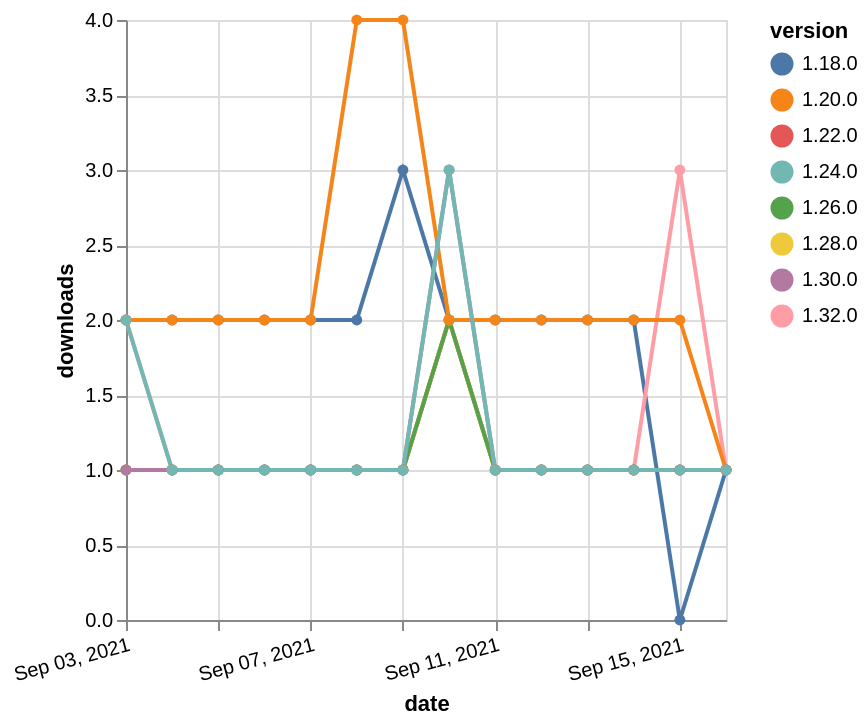

This figure's Vega-Lite source:
### Vega-Lite specification from a JSON file in a GitHub repository (floating-point values rounded to 4 significant figures)
{"$schema": "https://vega.github.io/schema/vega-lite/v5.json", "description": "A simple bar chart with embedded data.", "data": {"values": [{"date": "2021-09-03", "total": 2303, "delta": 2, "version": "1.18.0"}, {"date": "2021-09-04", "total": 2305, "delta": 2, "version": "1.18.0"}, {"date": "2021-09-05", "total": 2307, "delta": 2, "version": "1.18.0"}, {"date": "2021-09-06", "total": 2309, "delta": 2, "version": "1.18.0"}, {"date": "2021-09-07", "total": 2311, "delta": 2, "version": "1.18.0"}, {"date": "2021-09-08", "total": 2313, "delta": 2, "version": "1.18.0"}, {"date": "2021-09-09", "total": 2316, "delta": 3, "version": "1.18.0"}, {"date": "2021-09-10", "total": 2318, "delta": 2, "version": "1.18.0"}, {"date": "2021-09-11", "total": 2320, "delta": 2, "version": "1.18.0"}, {"date": "2021-09-12", "total": 2322, "delta": 2, "version": "1.18.0"}, {"date": "2021-09-13", "total": 2324, "delta": 2, "version": "1.18.0"}, {"date": "2021-09-14", "total": 2326, "delta": 2, "version": "1.18.0"}, {"date": "2021-09-15", "total": 2326, "delta": 0, "version": "1.18.0"}, {"date": "2021-09-16", "total": 2327, "delta": 1, "version": "1.18.0"}, {"date": "2021-09-03", "total": 115, "delta": 2, "version": "1.32.0"}, {"date": "2021-09-04", "total": 116, "delta": 1, "version": "1.32.0"}, {"date": "2021-09-05", "total": 117, "delta": 1, "version": "1.32.0"}, {"date": "2021-09-06", "total": 118, "delta": 1, "version": "1.32.0"}, {"date": "2021-09-07", "total": 119, "delta": 1, "version": "1.32.0"}, {"date": "2021-09-08", "total": 120, "delta": 1, "version": "1.32.0"}, {"date": "2021-09-09", "total": 121, "delta": 1, "version": "1.32.0"}, {"date": "2021-09-10", "total": 123, "delta": 2, "version": "1.32.0"}, {"date": "2021-09-11", "total": 124, "delta": 1, "version": "1.32.0"}, {"date": "2021-09-12", "total": 125, "delta": 1, "version": "1.32.0"}, {"date": "2021-09-13", "total": 126, "delta": 1, "version": "1.32.0"}, {"date": "2021-09-14", "total": 127, "delta": 1, "version": "1.32.0"}, {"date": "2021-09-15", "total": 130, "delta": 3, "version": "1.32.0"}, {"date": "2021-09-16", "total": 131, "delta": 1, "version": "1.32.0"}, {"date": "2021-09-03", "total": 234, "delta": 1, "version": "1.22.0"}, {"date": "2021-09-04", "total": 235, "delta": 1, "version": "1.22.0"}, {"date": "2021-09-05", "total": 236, "delta": 1, "version": "1.22.0"}, {"date": "2021-09-06", "total": 237, "delta": 1, "version": "1.22.0"}, {"date": "2021-09-07", "total": 238, "delta": 1, "version": "1.22.0"}, {"date": "2021-09-08", "total": 239, "delta": 1, "version": "1.22.0"}, {"date": "2021-09-09", "total": 240, "delta": 1, "version": "1.22.0"}, {"date": "2021-09-10", "total": 242, "delta": 2, "version": "1.22.0"}, {"date": "2021-09-11", "total": 243, "delta": 1, "version": "1.22.0"}, {"date": "2021-09-12", "total": 244, "delta": 1, "version": "1.22.0"}, {"date": "2021-09-13", "total": 245, "delta": 1, "version": "1.22.0"}, {"date": "2021-09-14", "total": 246, "delta": 1, "version": "1.22.0"}, {"date": "2021-09-15", "total": 247, "delta": 1, "version": "1.22.0"}, {"date": "2021-09-16", "total": 248, "delta": 1, "version": "1.22.0"}, {"date": "2021-09-03", "total": 155, "delta": 1, "version": "1.28.0"}, {"date": "2021-09-04", "total": 156, "delta": 1, "version": "1.28.0"}, {"date": "2021-09-05", "total": 157, "delta": 1, "version": "1.28.0"}, {"date": "2021-09-06", "total": 158, "delta": 1, "version": "1.28.0"}, {"date": "2021-09-07", "total": 159, "delta": 1, "version": "1.28.0"}, {"date": "2021-09-08", "total": 160, "delta": 1, "version": "1.28.0"}, {"date": "2021-09-09", "total": 161, "delta": 1, "version": "1.28.0"}, {"date": "2021-09-10", "total": 163, "delta": 2, "version": "1.28.0"}, {"date": "2021-09-11", "total": 164, "delta": 1, "version": "1.28.0"}, {"date": "2021-09-12", "total": 165, "delta": 1, "version": "1.28.0"}, {"date": "2021-09-13", "total": 166, "delta": 1, "version": "1.28.0"}, {"date": "2021-09-14", "total": 167, "delta": 1, "version": "1.28.0"}, {"date": "2021-09-15", "total": 168, "delta": 1, "version": "1.28.0"}, {"date": "2021-09-16", "total": 169, "delta": 1, "version": "1.28.0"}, {"date": "2021-09-03", "total": 178, "delta": 1, "version": "1.26.0"}, {"date": "2021-09-04", "total": 179, "delta": 1, "version": "1.26.0"}, {"date": "2021-09-05", "total": 180, "delta": 1, "version": "1.26.0"}, {"date": "2021-09-06", "total": 181, "delta": 1, "version": "1.26.0"}, {"date": "2021-09-07", "total": 182, "delta": 1, "version": "1.26.0"}, {"date": "2021-09-08", "total": 183, "delta": 1, "version": "1.26.0"}, {"date": "2021-09-09", "total": 184, "delta": 1, "version": "1.26.0"}, {"date": "2021-09-10", "total": 186, "delta": 2, "version": "1.26.0"}, {"date": "2021-09-11", "total": 187, "delta": 1, "version": "1.26.0"}, {"date": "2021-09-12", "total": 188, "delta": 1, "version": "1.26.0"}, {"date": "2021-09-13", "total": 189, "delta": 1, "version": "1.26.0"}, {"date": "2021-09-14", "total": 190, "delta": 1, "version": "1.26.0"}, {"date": "2021-09-15", "total": 191, "delta": 1, "version": "1.26.0"}, {"date": "2021-09-16", "total": 192, "delta": 1, "version": "1.26.0"}, {"date": "2021-09-03", "total": 2414, "delta": 2, "version": "1.20.0"}, {"date": "2021-09-04", "total": 2416, "delta": 2, "version": "1.20.0"}, {"date": "2021-09-05", "total": 2418, "delta": 2, "version": "1.20.0"}, {"date": "2021-09-06", "total": 2420, "delta": 2, "version": "1.20.0"}, {"date": "2021-09-07", "total": 2422, "delta": 2, "version": "1.20.0"}, {"date": "2021-09-08", "total": 2426, "delta": 4, "version": "1.20.0"}, {"date": "2021-09-09", "total": 2430, "delta": 4, "version": "1.20.0"}, {"date": "2021-09-10", "total": 2432, "delta": 2, "version": "1.20.0"}, {"date": "2021-09-11", "total": 2434, "delta": 2, "version": "1.20.0"}, {"date": "2021-09-12", "total": 2436, "delta": 2, "version": "1.20.0"}, {"date": "2021-09-13", "total": 2438, "delta": 2, "version": "1.20.0"}, {"date": "2021-09-14", "total": 2440, "delta": 2, "version": "1.20.0"}, {"date": "2021-09-15", "total": 2442, "delta": 2, "version": "1.20.0"}, {"date": "2021-09-16", "total": 2443, "delta": 1, "version": "1.20.0"}, {"date": "2021-09-03", "total": 172, "delta": 1, "version": "1.30.0"}, {"date": "2021-09-04", "total": 173, "delta": 1, "version": "1.30.0"}, {"date": "2021-09-05", "total": 174, "delta": 1, "version": "1.30.0"}, {"date": "2021-09-06", "total": 175, "delta": 1, "version": "1.30.0"}, {"date": "2021-09-07", "total": 176, "delta": 1, "version": "1.30.0"}, {"date": "2021-09-08", "total": 177, "delta": 1, "version": "1.30.0"}, {"date": "2021-09-09", "total": 178, "delta": 1, "version": "1.30.0"}, {"date": "2021-09-10", "total": 181, "delta": 3, "version": "1.30.0"}, {"date": "2021-09-11", "total": 182, "delta": 1, "version": "1.30.0"}, {"date": "2021-09-12", "total": 183, "delta": 1, "version": "1.30.0"}, {"date": "2021-09-13", "total": 184, "delta": 1, "version": "1.30.0"}, {"date": "2021-09-14", "total": 185, "delta": 1, "version": "1.30.0"}, {"date": "2021-09-15", "total": 186, "delta": 1, "version": "1.30.0"}, {"date": "2021-09-16", "total": 187, "delta": 1, "version": "1.30.0"}, {"date": "2021-09-03", "total": 308, "delta": 2, "version": "1.24.0"}, {"date": "2021-09-04", "total": 309, "delta": 1, "version": "1.24.0"}, {"date": "2021-09-05", "total": 310, "delta": 1, "version": "1.24.0"}, {"date": "2021-09-06", "total": 311, "delta": 1, "version": "1.24.0"}, {"date": "2021-09-07", "total": 312, "delta": 1, "version": "1.24.0"}, {"date": "2021-09-08", "total": 313, "delta": 1, "version": "1.24.0"}, {"date": "2021-09-09", "total": 314, "delta": 1, "version": "1.24.0"}, {"date": "2021-09-10", "total": 317, "delta": 3, "version": "1.24.0"}, {"date": "2021-09-11", "total": 318, "delta": 1, "version": "1.24.0"}, {"date": "2021-09-12", "total": 319, "delta": 1, "version": "1.24.0"}, {"date": "2021-09-13", "total": 320, "delta": 1, "version": "1.24.0"}, {"date": "2021-09-14", "total": 321, "delta": 1, "version": "1.24.0"}, {"date": "2021-09-15", "total": 322, "delta": 1, "version": "1.24.0"}, {"date": "2021-09-16", "total": 323, "delta": 1, "version": "1.24.0"}]}, "width": "container", "mark": {"type": "line", "point": {"filled": true}}, "encoding": {"x": {"field": "date", "type": "temporal", "timeUnit": "yearmonthdate", "title": "date", "axis": {"labelAngle": -15}}, "y": {"field": "delta", "type": "quantitative", "title": "downloads"}, "color": {"field": "version", "type": "nominal"}, "tooltip": {"field": "delta"}}}
